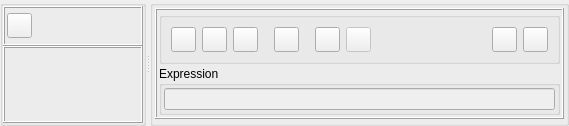
           <widget class="QWidget" name="hdrsEditTab">
            <property name="autoFillBackground">
             <bool>true</bool>
            </property>
            <attribute name="title">
             <string>Change</string>
            </attribute>
            <layout class="QVBoxLayout" name="verticalLayout_25">
             <property name="spacing">
              <number>0</number>
             </property>
             <property name="leftMargin">
              <number>0</number>
             </property>
             <property name="topMargin">
              <number>0</number>
             </property>
             <property name="rightMargin">
              <number>0</number>
             </property>
             <property name="bottomMargin">
              <number>0</number>
             </property>
             <item>
              <widget class="QSplitter" name="splitter_3">
               <property name="orientation">
                <enum>Qt::Horizontal</enum>
               </property>
               <widget class="QGroupBox" name="HeBox">
                <property name="sizePolicy">
                 <sizepolicy hsizetype="Preferred" vsizetype="Preferred">
                  <horstretch>1</horstretch>
                  <verstretch>0</verstretch>
                 </sizepolicy>
                </property>
                <property name="minimumSize">
                 <size>
                  <width>0</width>
                  <height>0</height>
                 </size>
                </property>
                <property name="maximumSize">
                 <size>
                  <width>350</width>
                  <height>16777215</height>
                 </size>
                </property>
                <property name="title">
                 <string/>
                </property>
                <layout class="QVBoxLayout" name="verticalLayout_24">
                 <property name="spacing">
                  <number>0</number>
                 </property>
                 <property name="leftMargin">
                  <number>0</number>
                 </property>
                 <property name="topMargin">
                  <number>0</number>
                 </property>
                 <property name="rightMargin">
                  <number>0</number>
                 </property>
                 <property name="bottomMargin">
                  <number>0</number>
                 </property>
                 <item>
                  <widget class="QFrame" name="frame_7">
                   <property name="sizePolicy">
                    <sizepolicy hsizetype="Preferred" vsizetype="Fixed">
                     <horstretch>0</horstretch>
                     <verstretch>0</verstretch>
                    </sizepolicy>
                   </property>
                   <property name="minimumSize">
                    <size>
                     <width>0</width>
                     <height>40</height>
                    </size>
                   </property>
                   <property name="maximumSize">
                    <size>
                     <width>16777215</width>
                     <height>40</height>
                    </size>
                   </property>
                   <property name="frameShape">
                    <enum>QFrame::Box</enum>
                   </property>
                   <property name="frameShadow">
                    <enum>QFrame::Raised</enum>
                   </property>
                   <layout class="QHBoxLayout" name="horizontalLayout_17">
                    <property name="spacing">
                     <number>2</number>
                    </property>
                    <property name="leftMargin">
                     <number>2</number>
                    </property>
                    <property name="topMargin">
                     <number>2</number>
                    </property>
                    <property name="rightMargin">
                     <number>2</number>
                    </property>
                    <property name="bottomMargin">
                     <number>2</number>
                    </property>
                    <item>
                     <widget class="QPushButton" name="btnCkNonE">
                      <property name="sizePolicy">
                       <sizepolicy hsizetype="Fixed" vsizetype="Fixed">
                        <horstretch>0</horstretch>
                        <verstretch>0</verstretch>
                       </sizepolicy>
                      </property>
                      <property name="minimumSize">
                       <size>
                        <width>25</width>
                        <height>25</height>
                       </size>
                      </property>
                      <property name="maximumSize">
                       <size>
                        <width>25</width>
                        <height>25</height>
                       </size>
                      </property>
                      <property name="toolTip">
                       <string>Uncheck All</string>
                      </property>
                      <property name="text">
                       <string/>
                      </property>
                      <property name="icon">
                       <iconset resource="myrc.qrc">
                        <normaloff>:/images/ChkNon.png</normaloff>:/images/ChkNon.png</iconset>
                      </property>
                     </widget>
                    </item>
                    <item>
                     <spacer name="horizontalSpacer_16">
                      <property name="orientation">
                       <enum>Qt::Horizontal</enum>
                      </property>
                      <property name="sizeHint" stdset="0">
                       <size>
                        <width>111</width>
                        <height>19</height>
                       </size>
                      </property>
                     </spacer>
                    </item>
                   </layout>
                  </widget>
                 </item>
                 <item>
                  <widget class="QFrame" name="hdrElstCkFrame">
                   <property name="frameShape">
                    <enum>QFrame::Box</enum>
                   </property>
                   <property name="frameShadow">
                    <enum>QFrame::Raised</enum>
                   </property>
                  </widget>
                 </item>
                </layout>
               </widget>
               <widget class="QGroupBox" name="groupBox_12">
                <property name="title">
                 <string/>
                </property>
                <layout class="QVBoxLayout" name="verticalLayout_22">
                 <property name="spacing">
                  <number>2</number>
                 </property>
                 <property name="leftMargin">
                  <number>2</number>
                 </property>
                 <property name="topMargin">
                  <number>2</number>
                 </property>
                 <property name="rightMargin">
                  <number>2</number>
                 </property>
                 <property name="bottomMargin">
                  <number>2</number>
                 </property>
                 <item>
                  <widget class="QFrame" name="frame_6">
                   <property name="sizePolicy">
                    <sizepolicy hsizetype="Preferred" vsizetype="Fixed">
                     <horstretch>0</horstretch>
                     <verstretch>0</verstretch>
                    </sizepolicy>
                   </property>
                   <property name="minimumSize">
                    <size>
                     <width>0</width>
                     <height>30</height>
                    </size>
                   </property>
                   <property name="frameShape">
                    <enum>QFrame::Box</enum>
                   </property>
                   <property name="frameShadow">
                    <enum>QFrame::Raised</enum>
                   </property>
                   <layout class="QVBoxLayout" name="verticalLayout_23">
                    <property name="spacing">
                     <number>2</number>
                    </property>
                    <property name="leftMargin">
                     <number>2</number>
                    </property>
                    <property name="topMargin">
                     <number>2</number>
                    </property>
                    <property name="rightMargin">
                     <number>2</number>
                    </property>
                    <property name="bottomMargin">
                     <number>2</number>
                    </property>
                    <item>
                     <widget class="QGroupBox" name="EcBox">
                      <property name="title">
                       <string/>
                      </property>
                      <layout class="QHBoxLayout" name="horizontalLayout_15">
                       <item>
                        <widget class="QPushButton" name="btnHexp">
                         <property name="sizePolicy">
                          <sizepolicy hsizetype="Fixed" vsizetype="Fixed">
                           <horstretch>0</horstretch>
                           <verstretch>0</verstretch>
                          </sizepolicy>
                         </property>
                         <property name="minimumSize">
                          <size>
                           <width>25</width>
                           <height>25</height>
                          </size>
                         </property>
                         <property name="maximumSize">
                          <size>
                           <width>25</width>
                           <height>25</height>
                          </size>
                         </property>
                         <property name="text">
                          <string/>
                         </property>
                         <property name="icon">
                          <iconset resource="myrc.qrc">
                           <normaloff>:/images/Hexp.png</normaloff>:/images/Hexp.png</iconset>
                         </property>
                        </widget>
                       </item>
                       <item>
                        <widget class="QPushButton" name="btnNexp">
                         <property name="sizePolicy">
                          <sizepolicy hsizetype="Fixed" vsizetype="Fixed">
                           <horstretch>0</horstretch>
                           <verstretch>0</verstretch>
                          </sizepolicy>
                         </property>
                         <property name="minimumSize">
                          <size>
                           <width>25</width>
                           <height>25</height>
                          </size>
                         </property>
                         <property name="maximumSize">
                          <size>
                           <width>25</width>
                           <height>25</height>
                          </size>
                         </property>
                         <property name="text">
                          <string/>
                         </property>
                         <property name="icon">
                          <iconset resource="myrc.qrc">
                           <normaloff>:/images/Nexp.png</normaloff>:/images/Nexp.png</iconset>
                         </property>
                        </widget>
                       </item>
                       <item>
                        <widget class="QPushButton" name="btnLexp">
                         <property name="sizePolicy">
                          <sizepolicy hsizetype="Fixed" vsizetype="Fixed">
                           <horstretch>0</horstretch>
                           <verstretch>0</verstretch>
                          </sizepolicy>
                         </property>
                         <property name="minimumSize">
                          <size>
                           <width>25</width>
                           <height>25</height>
                          </size>
                         </property>
                         <property name="maximumSize">
                          <size>
                           <width>25</width>
                           <height>25</height>
                          </size>
                         </property>
                         <property name="text">
                          <string/>
                         </property>
                         <property name="icon">
                          <iconset resource="myrc.qrc">
                           <normaloff>:/images/Lexp.png</normaloff>:/images/Lexp.png</iconset>
                         </property>
                        </widget>
                       </item>
                       <item>
                        <spacer name="horizontalSpacer_12">
                         <property name="orientation">
                          <enum>Qt::Horizontal</enum>
                         </property>
                         <property name="sizeType">
                          <enum>QSizePolicy::Fixed</enum>
                         </property>
                         <property name="sizeHint" stdset="0">
                          <size>
                           <width>10</width>
                           <height>20</height>
                          </size>
                         </property>
                        </spacer>
                       </item>
                       <item>
                        <widget class="QPushButton" name="btnClrExp">
                         <property name="sizePolicy">
                          <sizepolicy hsizetype="Fixed" vsizetype="Fixed">
                           <horstretch>0</horstretch>
                           <verstretch>0</verstretch>
                          </sizepolicy>
                         </property>
                         <property name="minimumSize">
                          <size>
                           <width>25</width>
                           <height>25</height>
                          </size>
                         </property>
                         <property name="maximumSize">
                          <size>
                           <width>25</width>
                           <height>25</height>
                          </size>
                         </property>
                         <property name="text">
                          <string/>
                         </property>
                         <property name="icon">
                          <iconset resource="myrc.qrc">
                           <normaloff>:/images/delete_item.png</normaloff>:/images/delete_item.png</iconset>
                         </property>
                        </widget>
                       </item>
                       <item>
                        <spacer name="horizontalSpacer_14">
                         <property name="orientation">
                          <enum>Qt::Horizontal</enum>
                         </property>
                         <property name="sizeType">
                          <enum>QSizePolicy::Fixed</enum>
                         </property>
                         <property name="sizeHint" stdset="0">
                          <size>
                           <width>10</width>
                           <height>20</height>
                          </size>
                         </property>
                        </spacer>
                       </item>
                       <item>
                        <widget class="QPushButton" name="btnUpdE">
                         <property name="enabled">
                          <bool>true</bool>
                         </property>
                         <property name="sizePolicy">
                          <sizepolicy hsizetype="Fixed" vsizetype="Fixed">
                           <horstretch>0</horstretch>
                           <verstretch>0</verstretch>
                          </sizepolicy>
                         </property>
                         <property name="minimumSize">
                          <size>
                           <width>25</width>
                           <height>25</height>
                          </size>
                         </property>
                         <property name="maximumSize">
                          <size>
                           <width>25</width>
                           <height>25</height>
                          </size>
                         </property>
                         <property name="text">
                          <string/>
                         </property>
                         <property name="icon">
                          <iconset resource="myrc.qrc">
                           <normaloff>:/images/FileSave.png</normaloff>:/images/FileSave.png</iconset>
                         </property>
                        </widget>
                       </item>
                       <item>
                        <widget class="QPushButton" name="btnUndE">
                         <property name="enabled">
                          <bool>false</bool>
                         </property>
                         <property name="sizePolicy">
                          <sizepolicy hsizetype="Fixed" vsizetype="Fixed">
                           <horstretch>0</horstretch>
                           <verstretch>0</verstretch>
                          </sizepolicy>
                         </property>
                         <property name="minimumSize">
                          <size>
                           <width>25</width>
                           <height>25</height>
                          </size>
                         </property>
                         <property name="maximumSize">
                          <size>
                           <width>25</width>
                           <height>25</height>
                          </size>
                         </property>
                         <property name="text">
                          <string/>
                         </property>
                         <property name="icon">
                          <iconset resource="myrc.qrc">
                           <normaloff>:/images/Reset.png</normaloff>:/images/Reset.png</iconset>
                         </property>
                        </widget>
                       </item>
                       <item>
                        <spacer name="horizontalSpacer_13">
                         <property name="orientation">
                          <enum>Qt::Horizontal</enum>
                         </property>
                         <property name="sizeType">
                          <enum>QSizePolicy::Expanding</enum>
                         </property>
                         <property name="sizeHint" stdset="0">
                          <size>
                           <width>115</width>
                           <height>20</height>
                          </size>
                         </property>
                        </spacer>
                       </item>
                       <item>
                        <widget class="QPushButton" name="btnLastTr_2">
                         <property name="sizePolicy">
                          <sizepolicy hsizetype="Fixed" vsizetype="Fixed">
                           <horstretch>0</horstretch>
                           <verstretch>0</verstretch>
                          </sizepolicy>
                         </property>
                         <property name="minimumSize">
                          <size>
                           <width>25</width>
                           <height>25</height>
                          </size>
                         </property>
                         <property name="maximumSize">
                          <size>
                           <width>25</width>
                           <height>25</height>
                          </size>
                         </property>
                         <property name="text">
                          <string/>
                         </property>
                         <property name="icon">
                          <iconset resource="myrc.qrc">
                           <normaloff>:/images/GoBottom.png</normaloff>:/images/GoBottom.png</iconset>
                         </property>
                        </widget>
                       </item>
                       <item>
                        <widget class="QPushButton" name="btnFirstTr_2">
                         <property name="sizePolicy">
                          <sizepolicy hsizetype="Fixed" vsizetype="Fixed">
                           <horstretch>0</horstretch>
                           <verstretch>0</verstretch>
                          </sizepolicy>
                         </property>
                         <property name="minimumSize">
                          <size>
                           <width>25</width>
                           <height>25</height>
                          </size>
                         </property>
                         <property name="maximumSize">
                          <size>
                           <width>25</width>
                           <height>25</height>
                          </size>
                         </property>
                         <property name="text">
                          <string/>
                         </property>
                         <property name="icon">
                          <iconset resource="myrc.qrc">
                           <normaloff>:/images/GoTop.png</normaloff>:/images/GoTop.png</iconset>
                         </property>
                        </widget>
                       </item>
                      </layout>
                     </widget>
                    </item>
                    <item>
                     <widget class="QGroupBox" name="groupBox_14">
                      <property name="title">
                       <string>Expression</string>
                      </property>
                      <layout class="QHBoxLayout" name="horizontalLayout_16">
                       <property name="spacing">
                        <number>2</number>
                       </property>
                       <property name="leftMargin">
                        <number>2</number>
                       </property>
                       <property name="topMargin">
                        <number>2</number>
                       </property>
                       <property name="rightMargin">
                        <number>2</number>
                       </property>
                       <property name="bottomMargin">
                        <number>2</number>
                       </property>
                       <item>
                        <widget class="QLineEdit" name="edExpr">
                         <property name="enabled">
                          <bool>false</bool>
                         </property>
                        </widget>
                       </item>
                      </layout>
                     </widget>
                    </item>
                   </layout>
                  </widget>
                 </item>
                 <item>
                  <widget class="QFrame" name="hdrElstDtFrame">
                   <property name="enabled">
                    <bool>true</bool>
                   </property>
                   <property name="frameShape">
                    <enum>QFrame::Box</enum>
                   </property>
                   <property name="frameShadow">
                    <enum>QFrame::Raised</enum>
                   </property>
                  </widget>
                 </item>
                </layout>
               </widget>
              </widget>
             </item>
            </layout>
           </widget>
